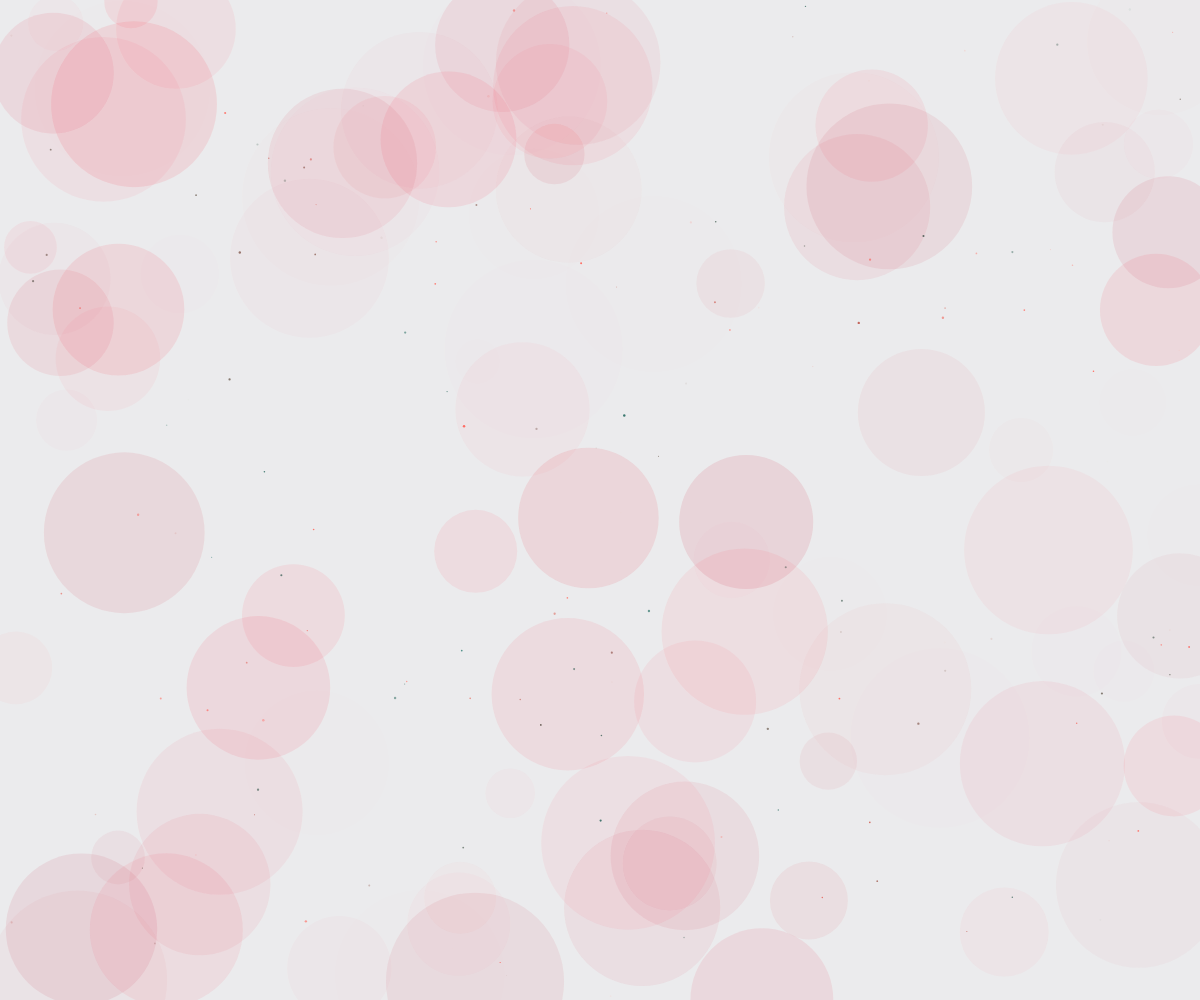
Frame 1 (no input)
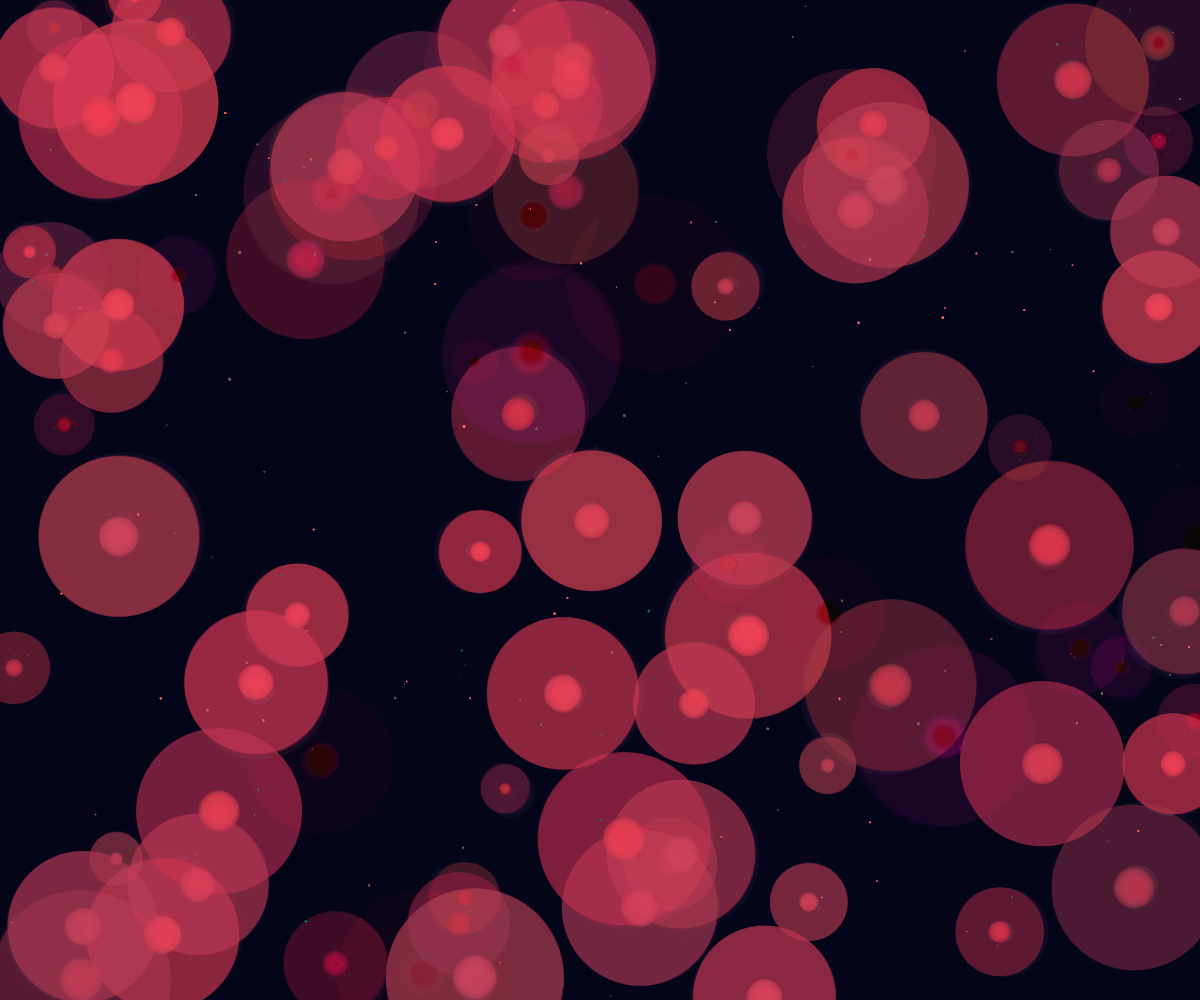
Frame 60 (no input)
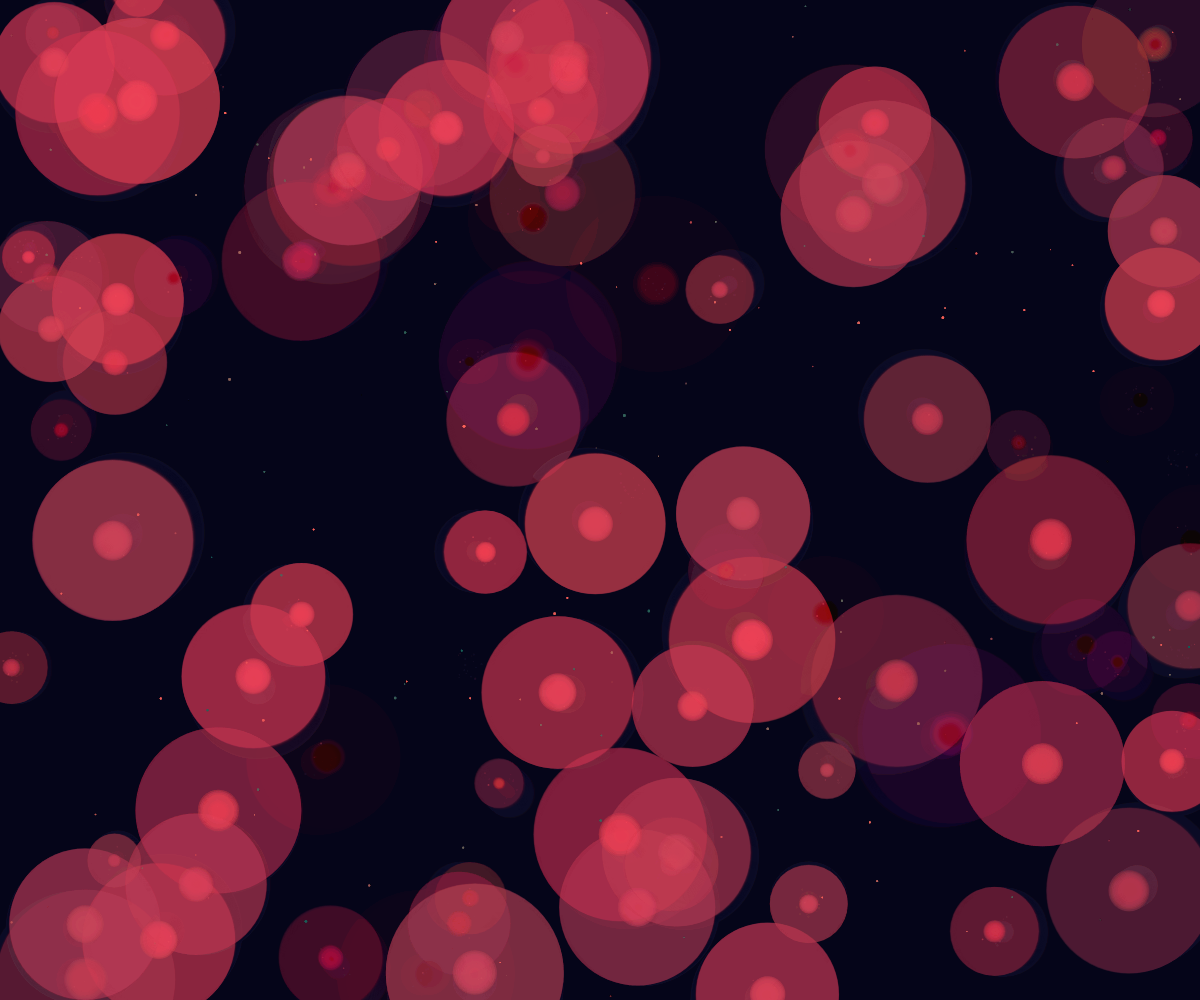
Frame 120 (the mouse pressed at the canvas centre since frame 60)

The p5.js sketch that drew these frames (run headless with seeded random() and noise() and a simulated clock; from frame 60 on, the mouse is pressed at the canvas centre):

// p5.js sketch
// ── sketch.js
let circles = [];
let time = 0;
let stars = [];

function setup() {
  createCanvas(windowWidth, windowHeight);
  noStroke();
  
  // Create floating circles with continuous motion and fluctuating properties
  for (let i = 0; i < 100; i++) {
    circles.push({
      x: random(width),
      y: random(height),
      radius: random(30, 120),
      speedX: random(-0.1, 0.1),
      speedY: random(-0.1, 0.1),
      alpha: random(15, 40),
      hue: random(200, 260),
      pulseSpeed: random(0.01, 0.02),
      pulsePhase: random(TWO_PI),
      trail: []
    });
  }
  
  // Create stars
  for (let i = 0; i < 150; i++) {
    stars.push({
      x: random(width),
      y: random(height),
      size: random(1, 2.5),
      brightness: random(180, 255),
      pulseSpeed: random(0.02, 0.04),
      pulsePhase: random(TWO_PI),
      hue: random(360)
    });
  }
}

function draw() {
  background(10, 10, 25, 20); // Semi-transparent background for trail effect

  time += 0.005;

  // Draw stars with rainbow pulsation
  for (let star of stars) {
    let pulse = sin(time * star.pulseSpeed + star.pulsePhase) * 0.5 + 0.5;
    let currentBrightness = star.brightness * pulse;
    fill(star.hue, 100, 90, currentBrightness);
    ellipse(star.x, star.y, star.size);
    
    // Update hue for rainbow effect
    star.hue = (star.hue + 0.2) % 360;
  }

  // Draw floating and pulsing circles
  for (let circle of circles) {
    // Update position with steady tide-like motion
    circle.x += circle.speedX;
    circle.y += circle.speedY;

    // Keep circles on canvas by wrapping around edges
    if (circle.x < -circle.radius) circle.x = width + circle.radius;
    if (circle.x > width + circle.radius) circle.x = -circle.radius;
    if (circle.y < -circle.radius) circle.y = height + circle.radius;
    if (circle.y > height + circle.radius) circle.y = -circle.radius;

    // Add current position to trail
    circle.trail.push({x: circle.x, y: circle.y, alpha: 255});
    
    // Limit trail length
    if (circle.trail.length > 15) {
      circle.trail.shift();
    }

    // Create internal fluctuation in luminosity and opacity
    let pulse = sin(time * circle.pulseSpeed + circle.pulsePhase) * 0.5 + 0.5;
    let currentAlpha = circle.alpha * pulse;
    let currentHue = (circle.hue + time * 0.3) % 360;

    // Draw trail
    for (let i = 0; i < circle.trail.length; i++) {
      let point = circle.trail[i];
      let trailAlpha = map(i, 0, circle.trail.length, 0, currentAlpha);
      fill(currentHue, 70, 90, trailAlpha);
      ellipse(point.x, point.y, circle.radius * (i / circle.trail.length) * 0.4);
    }

    // Draw main circle
    fill(currentHue, 70, 90, currentAlpha);
    ellipse(circle.x, circle.y, circle.radius * 1.5);
    
    // Occasionally create sparkles from trail
    if (frameCount % 15 === 0 && circle.trail.length > 5) {
      let lastPoint = circle.trail[circle.trail.length - 1];
      for (let i = 0; i < 2; i++) {
        fill(currentHue, 80, 95, 100);
        ellipse(
          lastPoint.x + random(-15, 15),
          lastPoint.y + random(-15, 15),
          random(0.5, 2)
        );
      }
    }
  }
}

function windowResized() {
  resizeCanvas(windowWidth, windowHeight);
}
